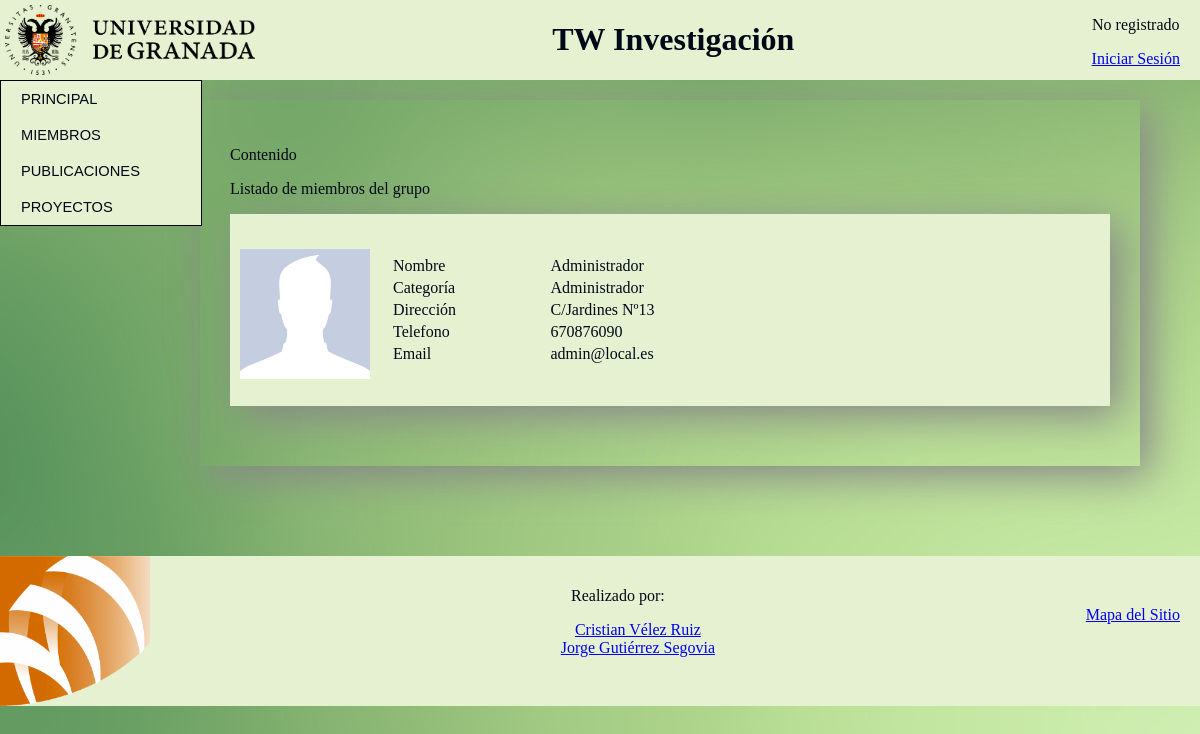
The page /php/miembros.php on the database its author committed.
### tables this page shows
CREATE TABLE IF NOT EXISTS MIEMBROS(
    usuario varchar(30) not null PRIMARY KEY,
    password varchar(30) not null ,
    nombre varchar(30) not null,
    categoria varchar(30) not null,
    direccion varchar(30) not null,
    tel varchar(12) not null,
    email varchar(30) not null,
    privilegios int not null default 2
);

### php/miembros.php (the view, shortened to what this page needs)
<?php
		include './include/sesion.php';
?>
		<div class="principal-der">
			<div id="miembros">
				<p>Contenido</p>
				<p>Listado de miembros del grupo</p>
<?php
	$db = BD_conexion();
	$tabla = BD_getMiembros($db);
	foreach ($tabla as $valor) {
    	$nombre = $valor["nombre"];
    	$categoria = $valor["categoria"];
    	$direccion = $valor["direccion"];
    	$tel = $valor["tel"];
    	$email = $valor["email"];
echo <<< HTML
    					<div class="miembro">
					<div class="foto">
						<img src="../img/perfil.jpg">
					</div>
					<div class="informacion">
						<table border="0">
			              <tr>
			                <td>Nombre</td>
			                <td>$nombre</td>
			              </tr>
			             <tr>
			                <td>Categoría</td>
			                <td>$categoria</td>
			              </tr>
			              <tr>
			                <td>Dirección</td>
			                <td>$direccion</td>
			              </tr>
			             <tr>
			                <td>Telefono</td>
			                <td>$tel</td>
			              </tr>
			              <tr>
			                <td>Email</td>
			                <td>$email</td>
			              </tr>
            			</table>
					</div>
				</div>
				<div class="clear"></div>
HTML;
	}
?>
			</div>
		</div>
	</div>

### css/headerFooter.css (style rules this page uses)
footer .izquierda img { width: 150px; }
footer { background-color: #E6F1D1; color: #000817; height: 150px; text-align: center; margin-top: 30px; }
footer .izquierda { float: left; }
footer .derecha { float: right; }
footer .centro { display: inline-block; margin-top: 15px; }
footer ul { list-style: none; }
#mapa { margin-right: 20px; margin-top: 50px; }
.principal-der { float: right; width: 85%; margin-top: 40px; color: #000817; padding: 20px; }

### css/miembros.css (style rules this page uses)
#miembros { margin: 40px; color: #000817; padding: 30px; box-shadow: 10px 10px 40px #888888; }
.miembro .foto img { width: 130px; margin-top: 25px; float: left; }
.informacion table { padding-left: 20px; width: 50%; margin: 30px; }
.miembro { background-color: #E6F1D1; box-shadow: 10px 10px 40px #888888; margin-bottom: 30px; padding-bottom: 10px; padding-top: 10px; padding-left: 10px; }

### rows shown on the page
miembros: nombre "Administrador", categoria "Administrador", direccion "C/Jardines Nº13", tel "670876090", email "admin@local.es"
